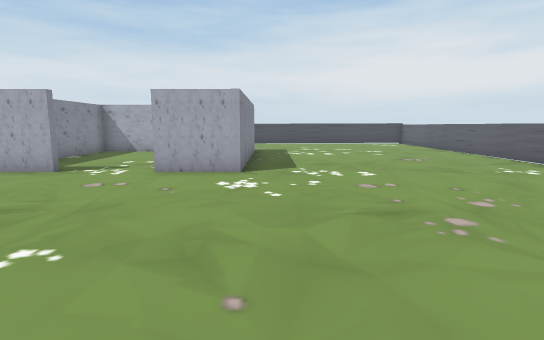
[1] (above)

17 first-person views from a walk through a 3-D level made in the Unity game engine. The camera is 0.55 m above the floor, tilts 8° down and sees 80° across. Doors are open. The floor is counted in squares, 0.5 m on a side. Each view is taken from the middle of a square. On the plan, view 1 faces up. The plan holds only what a view shows up to about 13 squares ahead; the rest is blank. The player character is not drawn.

[2]
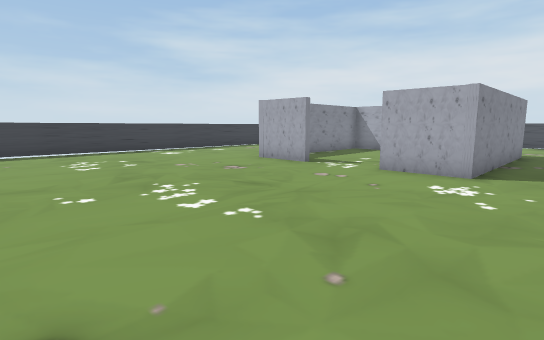

[3]
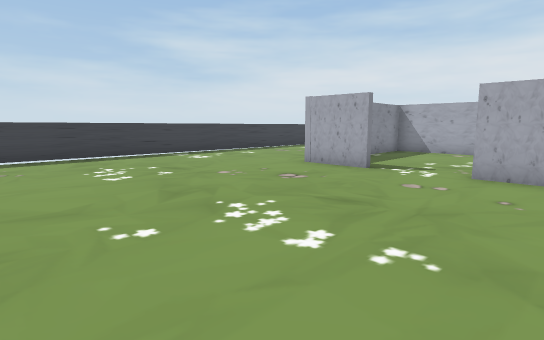

[4]
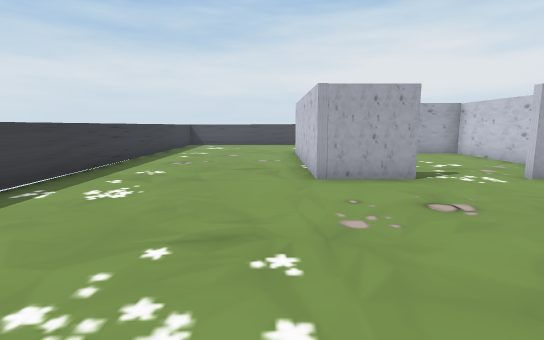

[5]
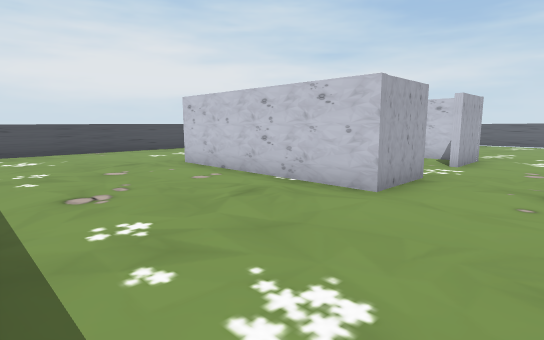

[6]
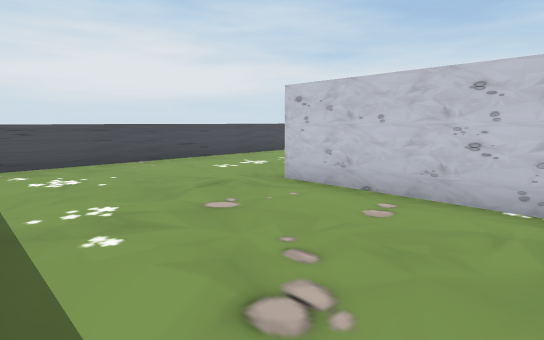

[7]
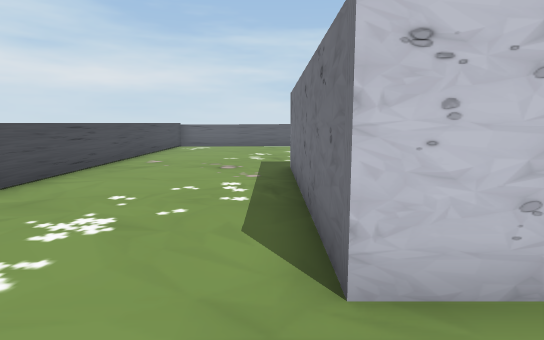

[8]
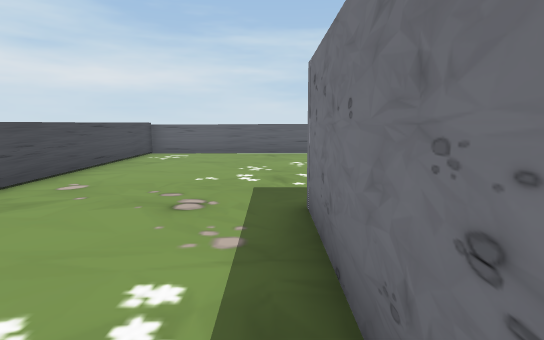

[9]
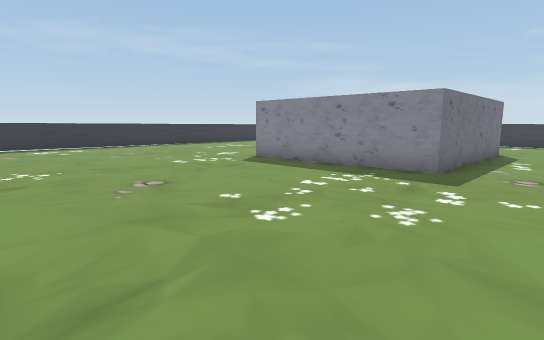

[10]
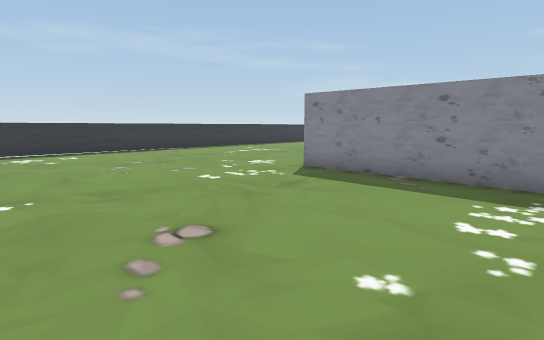

[11]
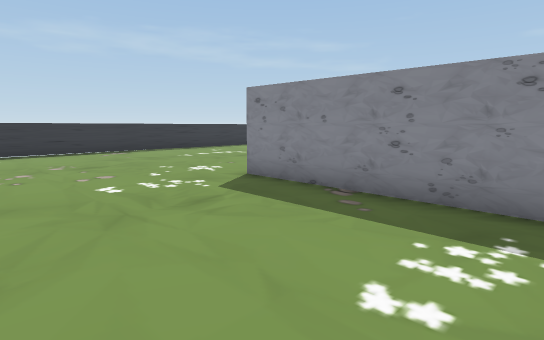

[12]
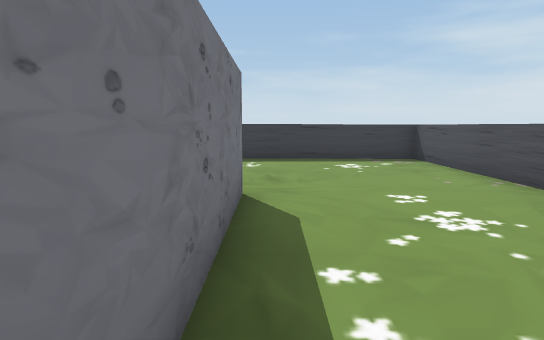

[13]
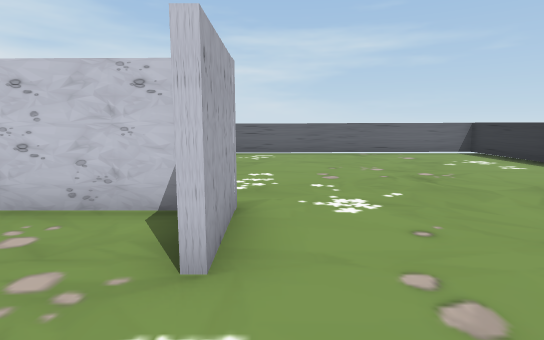

[14]
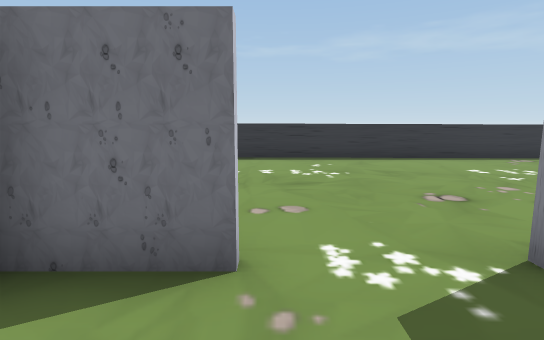

[15]
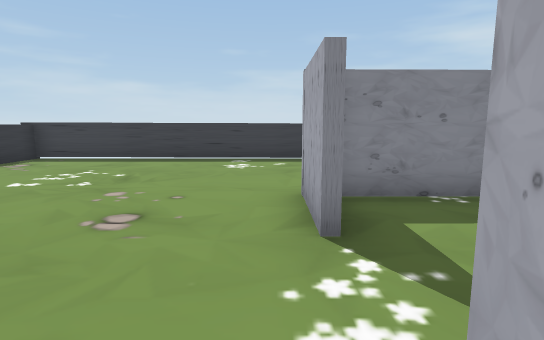

[16]
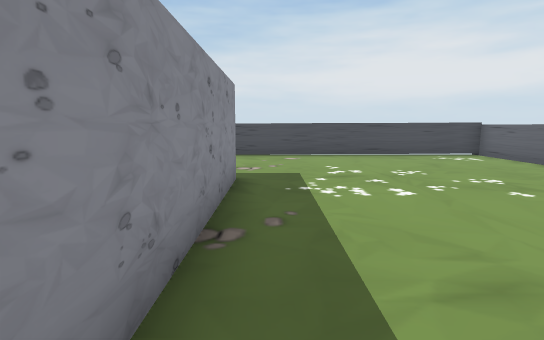

[17]
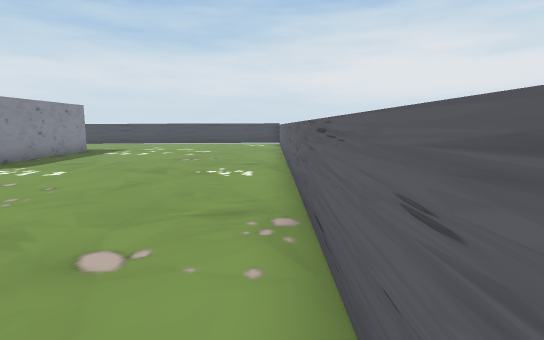

### Floor plan
Points are (right, up) in squares from view 1. A wall is a line through its corners. A room is listed if a view was taken in it or the views show most of it. See-through windows are left out.
Room 1 (views 1, 2, 3, 4, 5, 6, 7, 8, 9, 10, 11, 12, 13, 15, 16, 17)
walls: (-5, 7.5) (-7.1, 7.5) (-7.1, 13.5) (-0.7, 13.5) (-0.7, 7.5) (-2.8, 7.5); (-12.5, -0.6) (7.4, -0.6) (7.4, 18.6) (-12.4, 18.6) (-12.4, -1)
ways out: open door at (-3.8, 7.6) to room 2
Room 2 (view 14)
walls: (-4, 13.3) (-6.4, 13.3); (-2.8, 7.7) (-0.9, 7.7); (-6.9, 13.1) (-6.9, 8); (-0.9, 8.1) (-0.9, 13.3) (-2.5, 13.3)
ways out: open door at (-3.8, 7.6) to room 1

Positions as (right, up) in squares from view 1, and headings:
1: (0, 0), facing up
2: (1, 0), facing up-left
3: (-1, 0), facing up-left
4: (-8, 1), facing up
5: (-12, 5), facing up-right
6: (-12, 9), facing up-right
7: (-9, 14), facing right
8: (-5, 14), facing right
9: (7, 16), facing down-left
10: (6, 13), facing down-left
11: (4, 13), facing down-left
12: (-2, 14), facing left
13: (-5, 7), facing right
14: (-3, 10), facing down
15: (-2, 7), facing left
16: (0, 7), facing up
17: (7, 0), facing up
